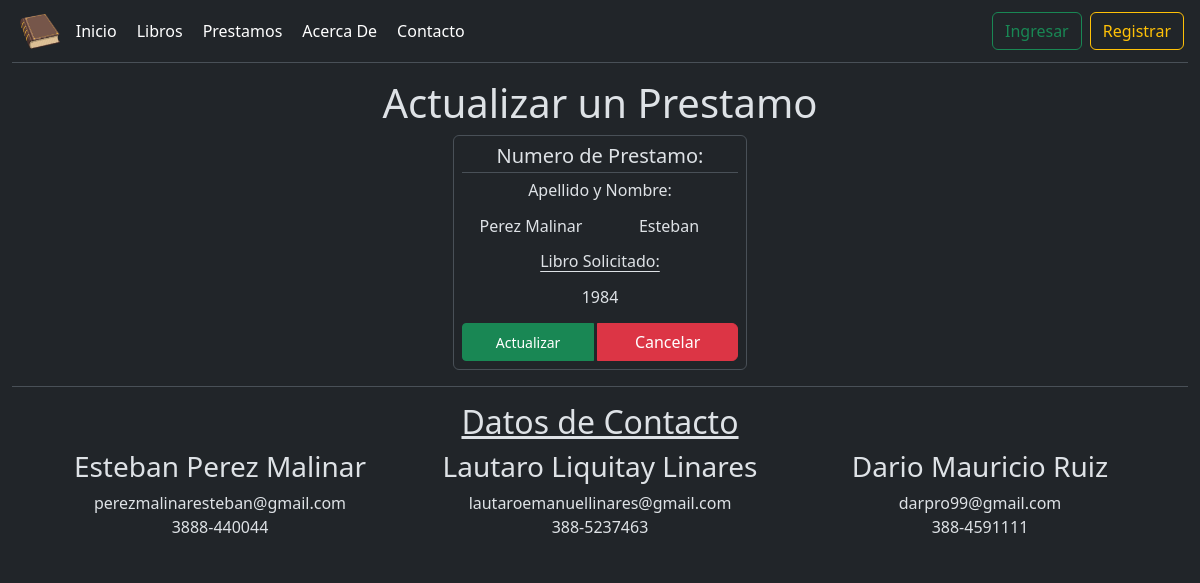
Page /prestamos/update/5 on the committed database.
### prestamos/models.py (models this page shows)
class Prestamo(models.Model):
    numero_de_pedido = models.AutoField(primary_key=True)
    nombre = models.CharField(max_length=20)
    apellido = models.CharField(max_length=20)
    libro_solicitado = models.CharField(max_length=30)
    created = models.DateTimeField(auto_now=True)
    updated = models.DateTimeField(auto_now_add=True)

### prestamos/views.py (the view)
# urls.py: path("update/<int:pk>", PrestamoUpdateView.as_view(), name='prestamo_update'),
class PrestamoUpdateView(UpdateView):
    model = Prestamo
    template_name = "prestamo_update.html"
    form_class = PrestamoForm
    success_url = reverse_lazy("prestamos")

### prestamos/forms.py
class PrestamoForm(forms.ModelForm):
    class Meta:
        model = Prestamo
        fields = ['nombre', 'apellido', 'libro_solicitado']
        widgets = {
            'nombre':forms.TextInput(attrs={'class':'form-control custom-input border-0 bg-transparent text-center-placeholder text-center-input','placeholder':'Nombre'}),
            'apellido':forms.TextInput(attrs={'class':'form-control custom-input border-0 bg-transparent text-center-placeholder text-center-input','placeholder':'Apellido'}),
            'libro_solicitado':forms.TextInput(attrs={'class':'form-control custom-input border-0 bg-transparent text-center-placeholder text-center-input','placeholder':'Nombre del Libro'}),
        }

### prestamos/templates/prestamo_update.html
{% extends 'base.html' %}
{% load static %}
{% block prestamo_update %}
<section>
    <link rel="stylesheet" href="{% static 'stylePrestamo.css' %}">
    <h1 class="text-center">Actualizar un Prestamo</h1>
    <div class="d-flex justify-content-center">
        <div class="text-center border rounded p-2 d-flex w-25 justify-content-center">
            <form method="post" action="" enctype="multipart/form-data">{% csrf_token %}
                <h5 class="border-bottom pb-1">Numero de Prestamo: {{ numero_de_pedido }}</h5>
                <h6>Apellido y Nombre:</h6>
                <h6 class="d-flex text-wrap justify-content-center">{{ form.apellido }} {{ form.nombre }}</h6>
                <h6 class="text-decoration-underline link-offset-2">Libro Solicitado:</h6>
                <h5 class="d-flex text-wrap align-items-center justify-content-center">{{ form.libro_solicitado }}</h5>
                <div class="btn-group gap-1  w-100">
                    <button class="btn btn-sm btn-success" type="submit" value="Crear">Actualizar</button>
                    <button class="btn btn-danger" type="button" value="Cancelar"
                        onclick="window.location.replace('{% url 'prestamos' %}')">Cancelar</button>
                </div>
            </form>
        </div>
    </div>
</section>
{% endblock %}

### prestamos/static/stylePrestamo.css (style rules this page uses)
.text-center-placeholder::placeholder { text-align: center; }
.text-center-input { text-align: center; }

### rows in the picture
Prestamo: apellido "Perez Malinar", nombre "Esteban", libro_solicitado "1984"
